Frame 1 (no input): blank canvas, image omitted
Frame 60 (no input): blank canvas, image omitted
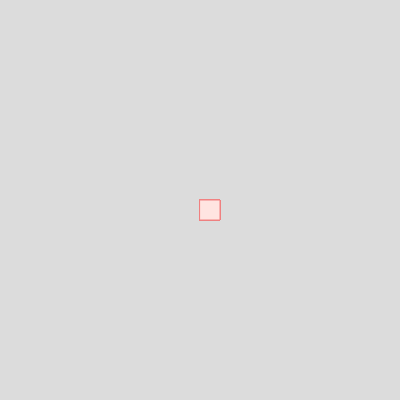
Frame 120 (the mouse pressed at the canvas centre since frame 60)

The p5.js sketch whose frames 1 and 60 were blank and that drew this single picture after the mouse press (run headless with seeded random() and noise() and a simulated clock; from frame 60 on, the mouse is pressed at the canvas centre):

// p5.js sketch
// ── sketch.js
function setup() {
    createCanvas(400, 400);
     background("#DCDCDC");
  }
  
  function draw() {
    stroke("#F08080");
    fill("#FFE4E1");
    
    
    if(mouseIsPressed) {
      rect(mouseX, mouseY, 20, 20);
    }
  }
